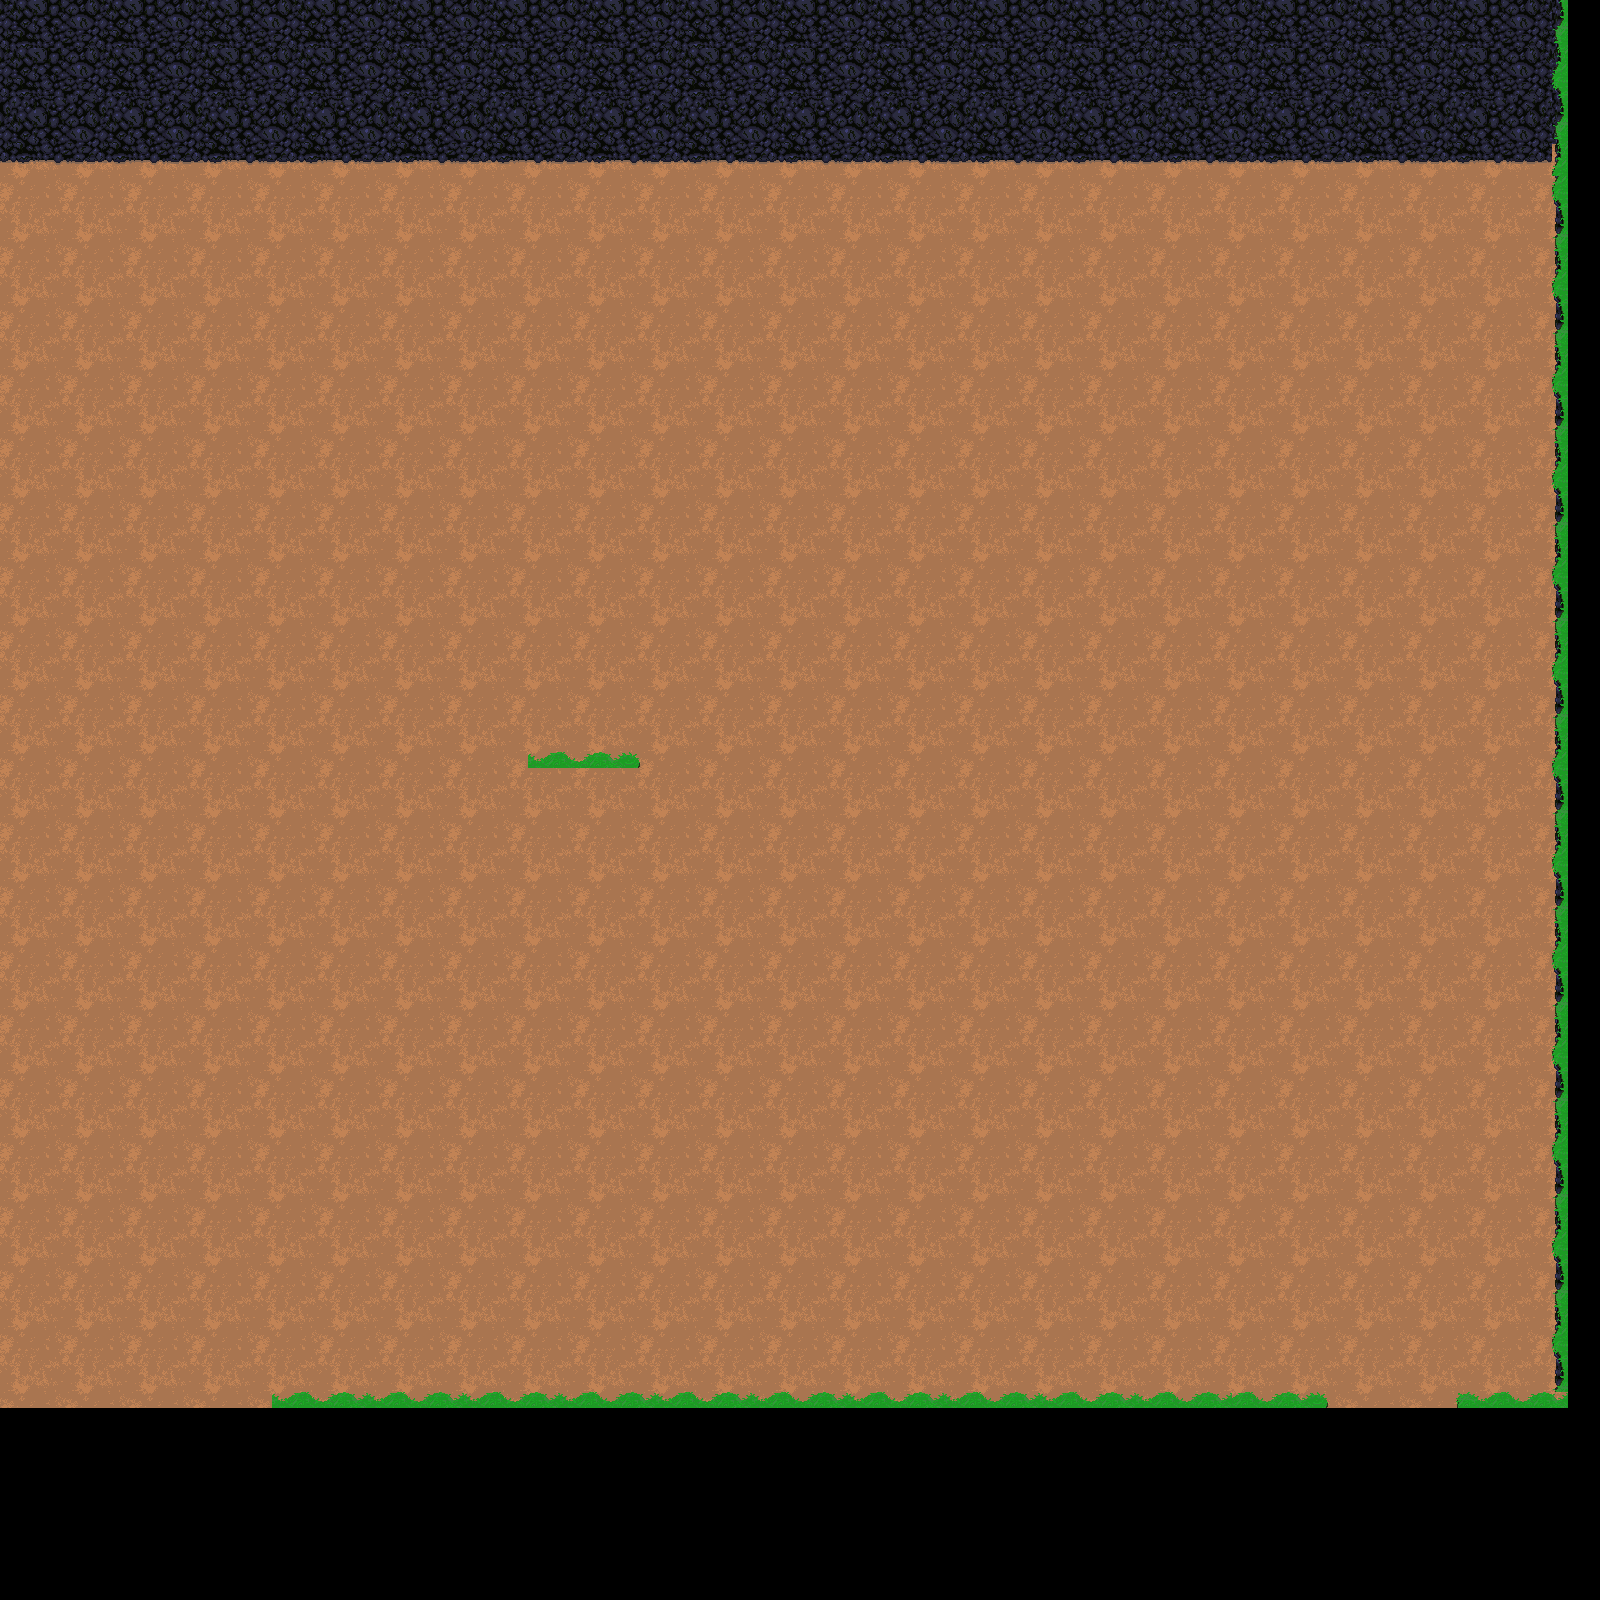

Tiled map render using the project's own tile images. Description and the map definition, with tile-layer contents summarised, below:
An orthogonal 100x100 tile map with 16x16 px tiles, 5 tile layers (background, buildings, midGround, foreGround, ...) and 3 objects.

<map version="1.2" tiledversion="1.2.0" orientation="orthogonal" renderorder="right-down" width="100" height="100" tilewidth="16" tileheight="16" infinite="0" nextlayerid="12" nextobjectid="6">
 <tileset firstgid="1" source="MasterSpriteSheet.tsx" />
 <layer id="7" name="background" width="100" height="100">
  <data>[10000 cells, 7751 non-empty, 21 distinct tile ids]</data>
 </layer>
 <layer id="8" name="buildings" width="100" height="100">
  <data>[10000 cells, 1234 non-empty, 44 distinct tile ids]</data>
 </layer>
 <layer id="9" name="midGround" width="100" height="100">
  <data>[10000 cells, 0 non-empty, 0 distinct tile ids]</data>
 </layer>
 <layer id="10" name="foreGround" width="100" height="100">
  <data>[10000 cells, 0 non-empty, 0 distinct tile ids]</data>
 </layer>
 <layer id="11" name="placement" width="100" height="100">
  <data>[10000 cells, 0 non-empty, 0 distinct tile ids]</data>
 </layer>
 <objectgroup id="6" name="Portal">
  <object id="1" x="2" y="468" width="19" height="32">
   <properties>
    <property name="Click" value="false" />
    <property name="SafteyOffSetX" value="0" />
    <property name="SafteyOffSetY" value="-50" />
    <property name="standardFrom" value="1" />
    <property name="standardTo" value="0" />
   </properties>
  </object>
  <object id="4" x="408" y="776" width="50" height="16.8485">
   <properties>
    <property name="Click" value="false" />
    <property name="SafteyOffSetX" value="50" />
    <property name="SafteyOffSetY" value="0" />
    <property name="standardFrom" value="1" />
    <property name="standardTo" value="4" />
   </properties>
  </object>
  <object id="5" x="562" y="288" width="70.5" height="16">
   <properties>
    <property name="Click" value="true" />
    <property name="SafteyOffSetX" value="0" />
    <property name="SafteyOffSetY" value="25" />
    <property name="standardFrom" value="1" />
    <property name="standardTo" value="2" />
   </properties>
  </object>
 </objectgroup>
</map>
